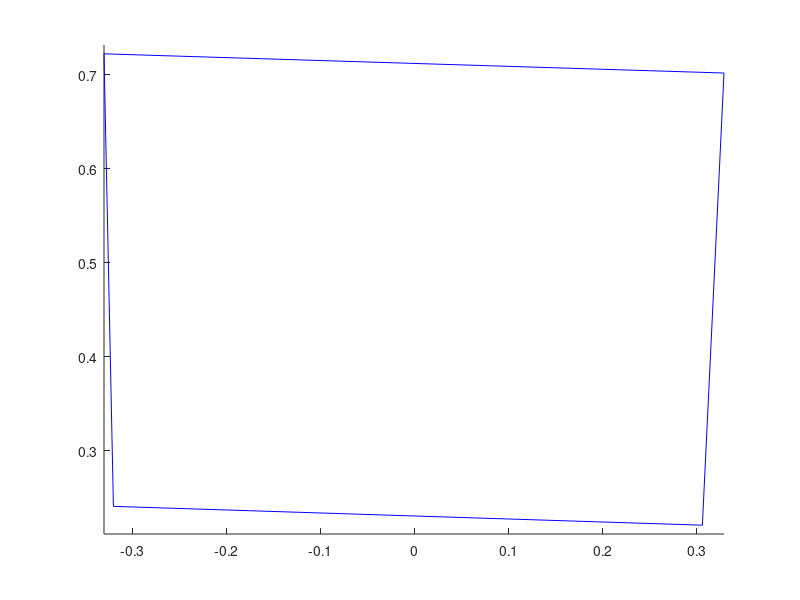

The MATLAB script that drew this image: (Note: this script raises an error after producing the figure.)
function dealWithProjector
clc
global measured

%format is
%measured
%[bottomleftx,y;
%topleftx,y;
%toprightx,y;
%bottomrightx,y];

measured=...
[.329,.7016;
 .306,.221;
 -.32,.241;
 -.33,.722];

figure(1)
clf
hold on
plotmeasured=[measured;measured(1,:)];
plot(plotmeasured(:,1),plotmeasured(:,2),'b')
axis equal;

x=fminunc(@Projected,[measured(1,1)-measured(3,1);measured(1,2)-measured(2,2);0])
finalcost=Projected(x)

M=makehgtform('axisrotate',[mean(measured(:,1)),mean(measured(:,2)),1],x(3));
padded=[plotmeasured,zeros(5,1),-ones(5,1)];
rotated=(M*padded')';
plot(rotated(:,1),rotated(:,2),'r')
x(3)/pi*180

axis equal

function cost=Projected(x)
global measured
w=x(1);
h=x(2);
theta=x(3);

differences=...
[measured(1,2)-measured(4,2);
 measured(3,2)-measured(2,2);
 measured(1,1)-measured(2,1);
 measured(4,1)-measured(3,1);
 measured(1,2)-measured(2,2);
 measured(4,2)-measured(2,2);
 measured(1,1)-measured(4,1);
 measured(2,1)-measured(3,1)];



explainations=...
[w*sin(theta);
 w*sin(theta);
 h*cos(theta);
 h*cos(theta);
 h*sin(theta);
 h*sin(theta);
 w*cos(theta);
 w*cos(theta)];

cost=sum((differences-explainations).^2);
 
 
